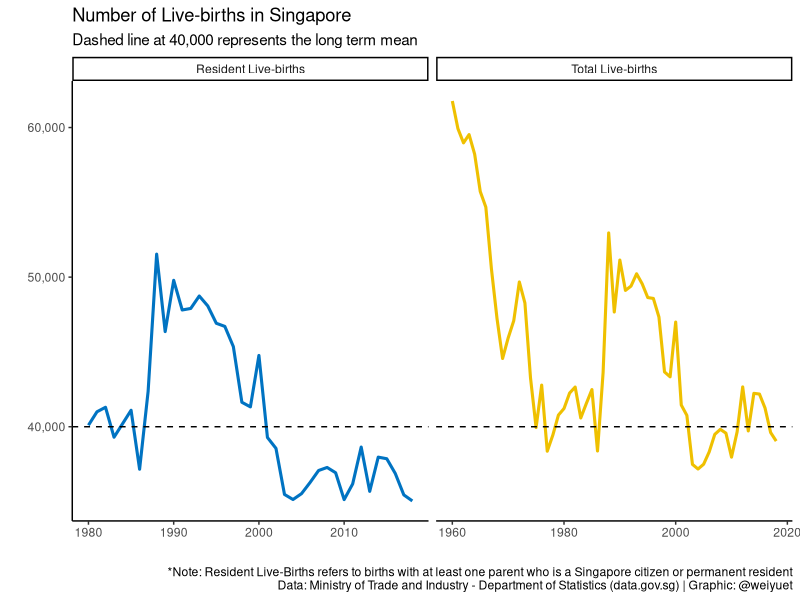
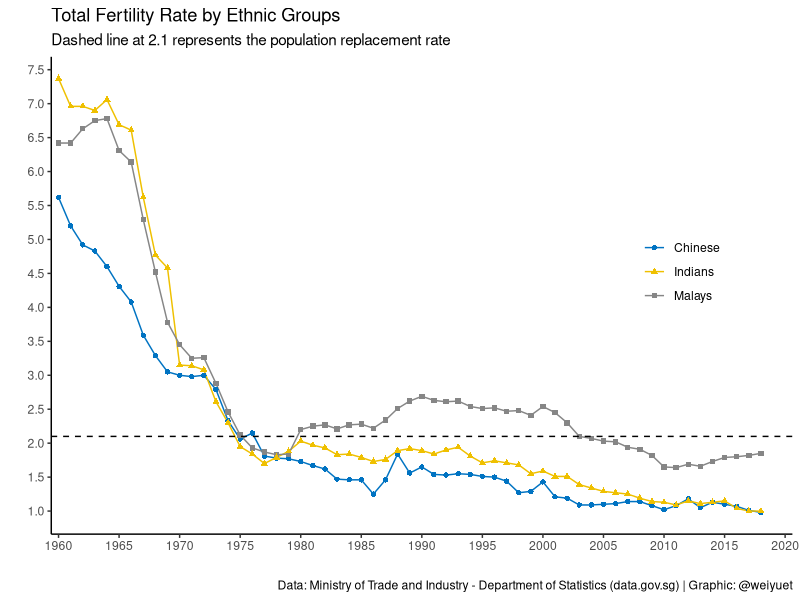
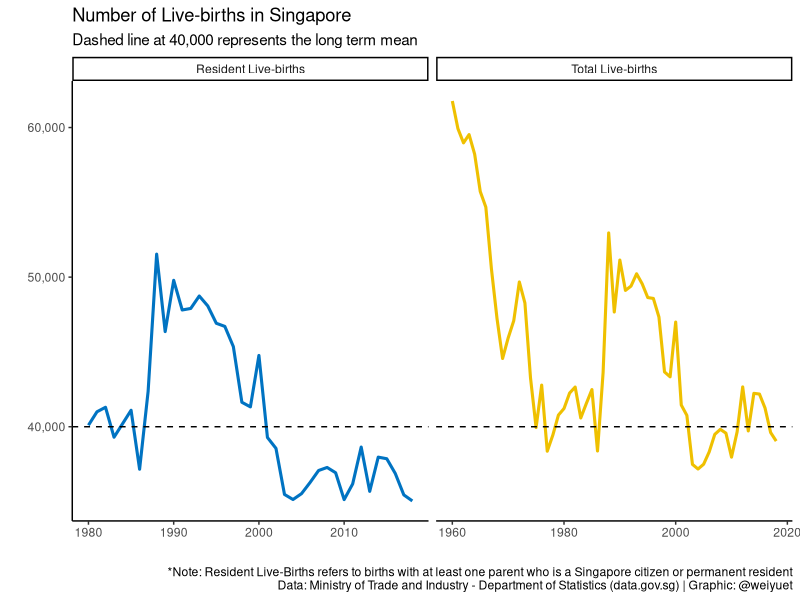
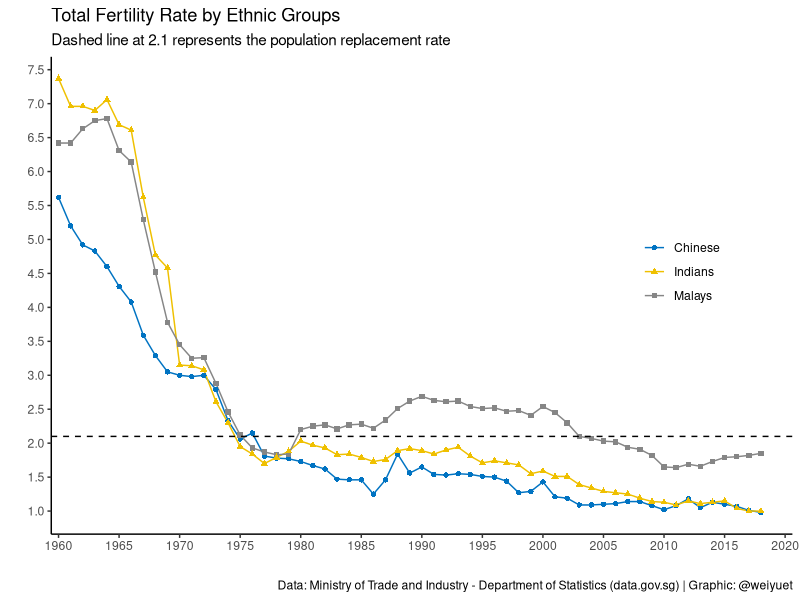

Source code (R) for these figures, in order:
# Setup
library(tidyverse)
library(scales)
library(ggsci)

#Load live-births data
live_births <- read_csv("data/births-and-fertility-annual/live-births.csv")

# Wrangle
live_births$value <- as.double(as.character(live_births$value))

# Plot number of live-births
live_births %>% 
  drop_na() %>% 
  ggplot(aes(x = year, y = value, colour = level_1)) +
  geom_line(size = 1.05) +
  geom_hline(yintercept = 40000, linetype = 2, size = 0.5) +
  facet_wrap(~level_1, scales = "free_x") +
  scale_y_continuous(labels = label_number(big.mark = ",")) +
  theme_classic() +
  theme(legend.position = "none") +
  scale_colour_jco() +
  labs(x = "", y = "",
       title = "Number of Live-births in Singapore",
       subtitle = "Dashed line at 40,000 represents the long term mean",
       caption = "*Note: Resident Live-Births refers to births with at least one parent who is a Singapore citizen or permanent resident\nData: Ministry of Trade and Industry - Department of Statistics (data.gov.sg) | Graphic: @weiyuet")

# Save image
ggsave("figures/resident-and-total-live-births.png", width = 8, height = 6)

# Load total fertility rate by ethnic group data
total_fertility_rate_by_ethnic_group <- read_csv("data/births-and-fertility-annual/total-fertility-rate-by-ethnic-group.csv")

total_fertility_rate_by_ethnic_group %>% 
  ggplot(aes(x = year, y = value, colour = level_2)) +
  geom_line() +
  geom_point(aes(shape = level_2)) +
  geom_hline(yintercept = 2.1, linetype = 2, size = 0.5) +
  theme_classic() +
  theme(legend.title = element_blank(),
        legend.position = c(0.85, 0.55)) +
  scale_x_continuous(expand = c(0.01, 0),
                     limits = c(1960, 2020),
                     breaks = seq(1960, 2020, 5)) +
  scale_y_continuous(breaks = seq(0, 8, 0.5),
                     labels = label_number(decimal.mark = '.', accuracy = 0.1)) +
  scale_colour_jco() +
  labs(x = "", y ="",
       title = "Total Fertility Rate by Ethnic Groups",
       subtitle = "Dashed line at 2.1 represents the population replacement rate",
       caption = "Data: Ministry of Trade and Industry - Department of Statistics (data.gov.sg) | Graphic: @weiyuet")

# Save image
ggsave("figures/fertility-rate-ethnic-groups.png", width = 8, height = 6)